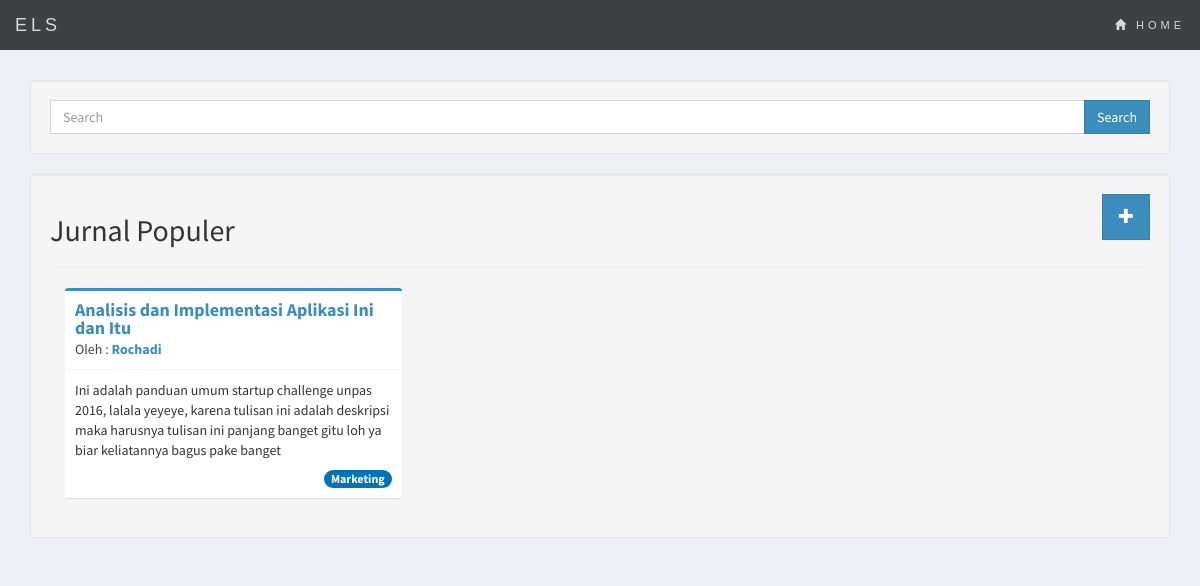
/index.php/journal, run on the app's committed database.
### tables this page shows
CREATE TABLE `journal` (
  `id_journal` int(11) NOT NULL,
  `id_user` int(11) NOT NULL,
  `id_directorate` int(11) NOT NULL,
  `title` varchar(100) NOT NULL,
  `description` text NOT NULL,
  `file` varchar(500) NOT NULL,
  `views` int(11) NOT NULL DEFAULT '0',
  `created_at` timestamp NOT NULL DEFAULT CURRENT_TIMESTAMP ON UPDATE CURRENT_TIMESTAMP,
  `status` int(11) NOT NULL DEFAULT '0'
);

CREATE TABLE `profile` (
  `id_profile` int(11) NOT NULL,
  `NIK` varchar(50) NOT NULL,
  `id_user` int(11) NOT NULL,
  `fullname` varchar(255) NOT NULL,
  `birthdate` date DEFAULT NULL,
  `gender` enum('L','P') DEFAULT NULL,
  `id_expert` int(11) NOT NULL,
  `point` int(11) NOT NULL DEFAULT '0',
  `be_file` varchar(500) DEFAULT NULL,
  `updated_at` timestamp NOT NULL DEFAULT CURRENT_TIMESTAMP ON UPDATE CURRENT_TIMESTAMP,
  `login` int(11) NOT NULL DEFAULT '0'
);

CREATE TABLE `directorate` (
  `id_directorate` int(11) NOT NULL,
  `id_scope` int(11) NOT NULL,
  `directorate_name` varchar(100) NOT NULL
);

### application/controllers/Journal.php (called while the page is built, shortened)
<?php
class Journal extends CI_Controller
{
	function __construct(){
			$this->load->model("Journal_model");
		}
	public function index(){
		$data['title'] = "Journal";
		$data['listjournal'] = $this->Journal_model->listjournal();
		$this->load->view('journal', $data);
	}
}

### index.php (called while the page is built, shortened)
<?php
require_once BASEPATH.'core/CodeIgniter.php';

### application/models/Journal_model.php (called while the page is built, shortened)
<?php
class Journal_model extends CI_Model
{
	function listjournal(){
		return $this->db->query(" SELECT journal.title, profile.fullname, journal.description, journal.id_journal, user.id_user, directorate.directorate_name
			FROM journal, directorate, user, profile
			WHERE journal.id_directorate = directorate.id_directorate
				AND user.id_user = journal.id_user
				AND user.id_user = profile.id_user
				AND status=1
				ORDER BY journal.views
				LIMIT 0,9")->result();
	}
}

### application/views/journal.php (the view, shortened to what this page needs)
<?php include "header.php" ?>
		<div class="container">
			<div class="row">
				<div class="col-md-12 isi">
					<div class="col-md-12 well">
					<form action="<?php echo site_url('journal/browse') ?>" method="GET">
						<div class="input-group">
		                    <input type="text" name="q" class="form-control" placeholder="Search" >
		                    <span class="input-group-btn">
		                    	<button class="btn btn-primary btn-flat" type="submit">Search</button>
		                	</span>
		                </div>
					</form>
					</div>
					<div  class="col-md-12 well">
						<a href="<?php echo site_url('journal/newpost') ?>" title="New post" class="btn btn-primary btn-lg btn-flat pull-right"><i class="fa fa-plus"></i></a>
						<h2>Jurnal Populer</h2>
						<hr>
						<?php foreach ($listjournal as $journal): ?>
								<div class="col-md-4">
									<div class="box box-primary">
										<div class="box-header with-border">
									    	<h3 class="box-title"><strong><a href="<?php echo site_url('journal/view/'.$journal->id_journal) ?>"><?php echo $journal->title; ?></a></strong></h3>
									    	<div class="author">
										    	Oleh :
										    		<a href="<?php echo site_url('user/'.$journal->id_user) ?>">
										    			<strong><?php echo $journal->fullname ?></strong>
										    		</a>
									    	</div>
									    </div>
									    <div class="box-body">
										    <p><?php echo $journal->description ?></p>
									    	<span class="pull-right badge bg-blue"><?php echo $journal->directorate_name ?></span>
									    </div>
									</div>
								</div>
						<?php endforeach ?>
					</div>
				</div>
			</div>
		</div>
	</body>
</html>

### assets/css/main.css (style rules this page uses)
body { padding-top: 40px; padding-bottom: 40px; background-color: #ecf0f5; }
.isi { margin-top: 40px; }

### data on the page
journal: title "Analisis dan Implementasi Aplikasi Ini dan Itu", profile.fullname "Rochadi", description "Ini adalah panduan umum startup challenge unpas 2016, lalala yeyeye, karena tulisan ini adalah deskripsi maka harusnya tulisan ini panjang banget gitu loh ya biar keliatannya bagus pake banget", id_directorate.directorate_name "Marketing"
